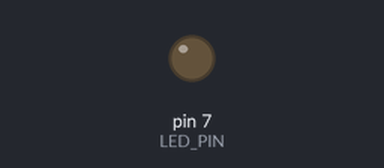
A sketch run on a simulated Arduino Uno, built with avr-gcc and run on an emulated ATmega328P. Parts: output pins drawn as LEDs (lit = HIGH).

Above: at 0.05 s.
At 3.25 s:
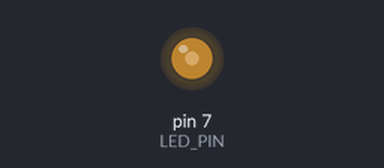
At 5.45 s:
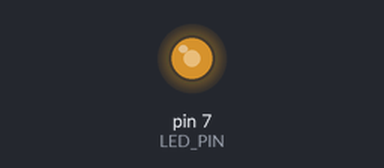
At 5.95 s:
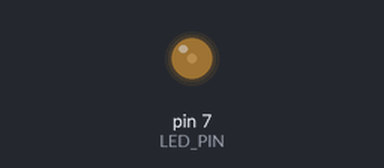
Timing chart, 0 to 9.1 s (numbered marks = the images above):
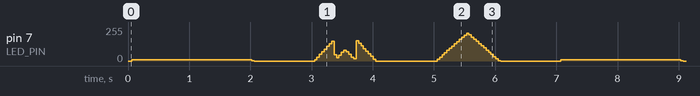

The sketch:

PWM_2.ino
```cpp
#define LED_PIN       7        // LED 연결 핀 번호
#define MIN_DUTY      0        // 최소 듀티비 (%)
#define MAX_DUTY      100      // 최대 듀티비 (%)
#define MIN_PERIOD    100      // 최소 주기 (us)
#define MAX_PERIOD    10000    // 최대 주기 (us)
#define DUTY_STEP     1        // 밝기 변화 단위 (%)
#define PWM_DURATION  5        // 각 단계에서 유지할 시간 (ms)

unsigned int pwm_period = 1000;  // 기본 PWM 주기 (us)
unsigned int pwm_duty = 50;      // 기본 듀티 (%)


void set_period(unsigned int period) {
  if (period >= MIN_PERIOD && period <= MAX_PERIOD) {
    pwm_period = period;
  }
}


void set_duty(unsigned int duty) {
  if (duty >= MIN_DUTY && duty <= MAX_DUTY) {
    pwm_duty = duty;
  }
}

// PWM 출력
void softwarePWM() {
  unsigned int high_time = pwm_period * pwm_duty / 100;
  unsigned int low_time = pwm_period - high_time;

  digitalWrite(LED_PIN, HIGH);
  delayMicroseconds(high_time);

  digitalWrite(LED_PIN, LOW);
  delayMicroseconds(low_time);
}

// LED 밝기
void PWMbrightness() {
  unsigned int duty = MIN_DUTY;
  bool increasing = true;

  // 200단계 = 1초 (200 * 5ms = 1000ms)
  for (int i = 0; i < 200; i++) {
    set_duty(duty);

    // 각 단계에서 PWM_DURATION(ms) 동안 PWM 실행
    unsigned long start_time = millis();
    while (millis() - start_time < PWM_DURATION) {
      softwarePWM();
    }

    // 듀티 값 업데이트
    if (increasing) {
      duty += DUTY_STEP;
      if (duty >= MAX_DUTY) {
        duty = MAX_DUTY;
        increasing = false;
      }
    } else {
      duty -= DUTY_STEP;
      if (duty <= MIN_DUTY) {
        duty = MIN_DUTY;
        increasing = true;
      }
    }
  }
}


void setup() {
  pinMode(LED_PIN, OUTPUT);
}

void loop() {
  set_period(10000);  // 10ms
  PWMbrightness();
  delay(1000);

  set_period(1000);   // 1ms
  PWMbrightness();
  delay(1000);

  set_period(100);    // 0.1ms
  PWMbrightness();
  delay(1000);
}
```
